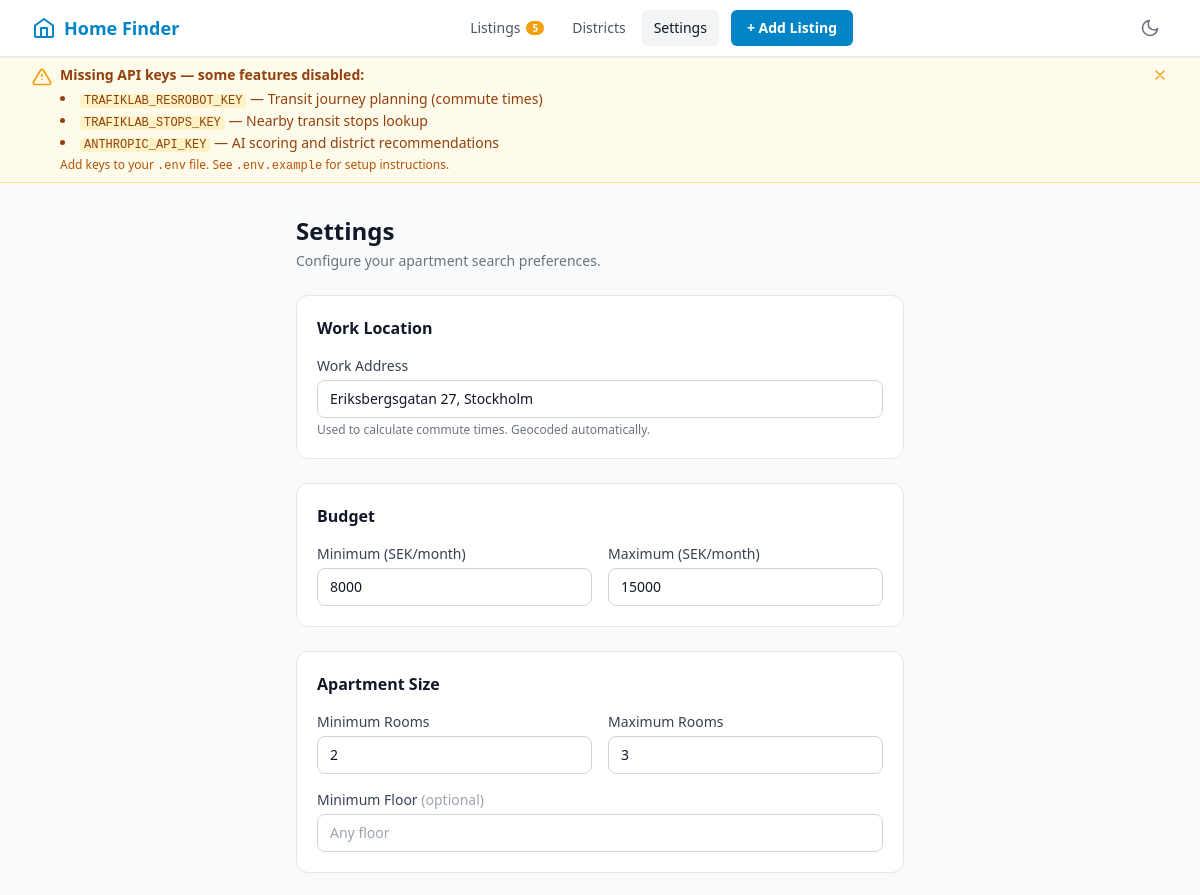
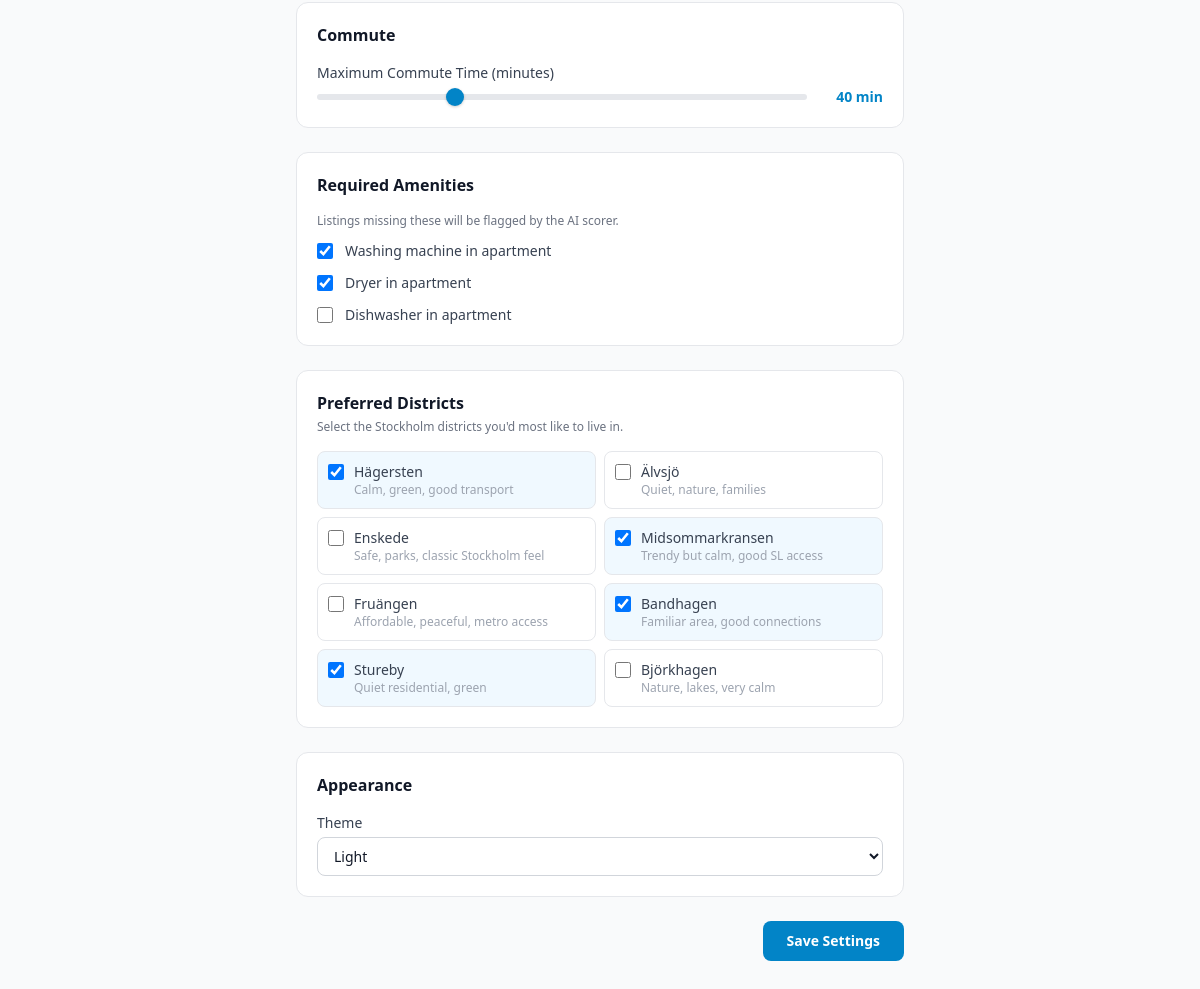
/settings/, run on the app's committed database (2 pictures, top to bottom).
### database/models.py (models this page shows, shortened)
class UserSettings(db.Model):
    __tablename__ = "user_settings"
    id = db.Column(db.Integer, primary_key=True)
    work_address = db.Column(db.String(500), nullable=True)
    work_lat = db.Column(db.Float, nullable=True)
    work_lng = db.Column(db.Float, nullable=True)
    budget_min = db.Column(db.Integer, default=5000)
    budget_max = db.Column(db.Integer, default=25000)
    min_rooms = db.Column(db.Integer, default=1)
    max_rooms = db.Column(db.Integer, default=3)
    floor_min = db.Column(db.Integer, nullable=True)
    must_have_washing_machine = db.Column(db.Boolean, default=False)
    must_have_dryer = db.Column(db.Boolean, default=False)
    must_have_dishwasher = db.Column(db.Boolean, default=False)
    preferred_districts = db.Column(db.JSON, default=list)
    max_commute_minutes = db.Column(db.Integer, default=45)
    theme = db.Column(db.String(10), default="light")

### routes/settings.py (the view)
@settings_bp.route("/", methods=["GET"])
def settings_page():
    settings = get_or_create_settings()
    return render_template("settings.html", settings=settings)

### templates/settings.html (shortened to what this page needs)
{% extends "base.html" %}
{% block content %}
<div class="max-w-2xl mx-auto px-4 sm:px-6 lg:px-8 py-8">
  <div class="mb-6">
    <h1 class="text-2xl font-bold text-gray-900 dark:text-white">Settings</h1>
    <p class="mt-1 text-sm text-gray-500 dark:text-gray-400">Configure your apartment search preferences.</p>
  </div>
  <form method="POST" action="{{ url_for('settings.save_settings') }}" class="space-y-6">
    <div class="bg-white dark:bg-gray-800 rounded-xl border border-gray-200 dark:border-gray-700 p-5">
      <h2 class="text-base font-semibold text-gray-900 dark:text-white mb-4">Work Location</h2>
      <div>
        <label for="work_address" class="block text-sm font-medium text-gray-700 dark:text-gray-300 mb-1">
          Work Address
        </label>
        <input type="text" id="work_address" name="work_address" value="{{ settings.work_address or '' }}"
          placeholder="e.g. Drottninggatan 1, Stockholm"
          class="w-full px-3 py-2 rounded-lg border border-gray-300 dark:border-gray-600 bg-white dark:bg-gray-700 text-gray-900 dark:text-white placeholder-gray-400 dark:placeholder-gray-500 focus:outline-none focus:ring-2 focus:ring-brand-500 focus:border-transparent text-sm transition-colors" />
        <p class="mt-1 text-xs text-gray-500 dark:text-gray-400">
          Used to calculate commute times. Geocoded automatically.
        </p>
      </div>
    </div>
    <div class="bg-white dark:bg-gray-800 rounded-xl border border-gray-200 dark:border-gray-700 p-5">
      <h2 class="text-base font-semibold text-gray-900 dark:text-white mb-4">Budget</h2>
      <div class="grid grid-cols-2 gap-4">
        <div>
          <label for="budget_min" class="block text-sm font-medium text-gray-700 dark:text-gray-300 mb-1">
            Minimum (SEK/month)
          </label>
          <input type="number" id="budget_min" name="budget_min" value="{{ settings.budget_min }}" min="0" step="500"
            class="w-full px-3 py-2 rounded-lg border border-gray-300 dark:border-gray-600 bg-white dark:bg-gray-700 text-gray-900 dark:text-white focus:outline-none focus:ring-2 focus:ring-brand-500 focus:border-transparent text-sm transition-colors" />
        </div>
        <div>
          <label for="budget_max" class="block text-sm font-medium text-gray-700 dark:text-gray-300 mb-1">
            Maximum (SEK/month)
          </label>
          <input type="number" id="budget_max" name="budget_max" value="{{ settings.budget_max }}" min="0" step="500"
            class="w-full px-3 py-2 rounded-lg border border-gray-300 dark:border-gray-600 bg-white dark:bg-gray-700 text-gray-900 dark:text-white focus:outline-none focus:ring-2 focus:ring-brand-500 focus:border-transparent text-sm transition-colors" />
        </div>
      </div>
    </div>
    <div class="bg-white dark:bg-gray-800 rounded-xl border border-gray-200 dark:border-gray-700 p-5">
      <h2 class="text-base font-semibold text-gray-900 dark:text-white mb-4">Apartment Size</h2>
      <div class="grid grid-cols-2 gap-4">
        <div>
          <label for="min_rooms" class="block text-sm font-medium text-gray-700 dark:text-gray-300 mb-1">
            Minimum Rooms
          </label>
          <input type="number" id="min_rooms" name="min_rooms" value="{{ settings.min_rooms }}" min="1" max="10"
            class="w-full px-3 py-2 rounded-lg border border-gray-300 dark:border-gray-600 bg-white dark:bg-gray-700 text-gray-900 dark:text-white focus:outline-none focus:ring-2 focus:ring-brand-500 focus:border-transparent text-sm transition-colors" />
        </div>
        <div>
          <label for="max_rooms" class="block text-sm font-medium text-gray-700 dark:text-gray-300 mb-1">
            Maximum Rooms
          </label>
          <input type="number" id="max_rooms" name="max_rooms" value="{{ settings.max_rooms }}" min="1" max="10"
            class="w-full px-3 py-2 rounded-lg border border-gray-300 dark:border-gray-600 bg-white dark:bg-gray-700 text-gray-900 dark:text-white focus:outline-none focus:ring-2 focus:ring-brand-500 focus:border-transparent text-sm transition-colors" />
        </div>
      </div>
      <div class="mt-4">
        <label for="floor_min" class="block text-sm font-medium text-gray-700 dark:text-gray-300 mb-1">
          Minimum Floor <span class="text-gray-400 dark:text-gray-500 font-normal">(optional)</span>
        </label>
        <input type="number" id="floor_min" name="floor_min" value="{{ settings.floor_min or '' }}" min="0"
          placeholder="Any floor"
          class="w-full px-3 py-2 rounded-lg border border-gray-300 dark:border-gray-600 bg-white dark:bg-gray-700 text-gray-900 dark:text-white placeholder-gray-400 dark:placeholder-gray-500 focus:outline-none focus:ring-2 focus:ring-brand-500 focus:border-transparent text-sm transition-colors" />
      </div>
    </div>
    <div class="bg-white dark:bg-gray-800 rounded-xl border border-gray-200 dark:border-gray-700 p-5">
      <h2 class="text-base font-semibold text-gray-900 dark:text-white mb-4">Commute</h2>
      <div>
        <label for="max_commute_minutes" class="block text-sm font-medium text-gray-700 dark:text-gray-300 mb-1">
          Maximum Commute Time (minutes)
        </label>
        <div class="flex items-center gap-3">
          <input type="range" id="max_commute_range" min="10" max="120" step="5"
            value="{{ settings.max_commute_minutes }}"
            oninput="document.getElementById('max_commute_minutes').value = this.value; document.getElementById('commute-display').textContent = this.value + ' min'"
            class="flex-1 h-2 appearance-none bg-gray-200 dark:bg-gray-600 rounded-full cursor-pointer accent-brand-600" />
          <span id="commute-display" class="text-sm font-semibold text-brand-600 dark:text-brand-400 w-16 text-right">
            {{ settings.max_commute_minutes }} min
          </span>
        </div>
      </div>
    </div>
    <div class="bg-white dark:bg-gray-800 rounded-xl border border-gray-200 dark:border-gray-700 p-5">
      <h2 class="text-base font-semibold text-gray-900 dark:text-white mb-4">Required Amenities</h2>
      <p class="text-xs text-gray-500 dark:text-gray-400 mb-3">Listings missing these will be flagged by the AI scorer.
      </p>
      <div class="space-y-3">
        <label class="flex items-center gap-3 cursor-pointer">
          <input type="checkbox" name="must_have_washing_machine" {% if settings.must_have_washing_machine %}checked{%
            endif %}
            class="w-4 h-4 text-brand-600 border-gray-300 dark:border-gray-600 rounded focus:ring-brand-500 bg-white dark:bg-gray-700" />
          <span class="text-sm text-gray-700 dark:text-gray-300">Washing machine in apartment</span>
        </label>
        <label class="flex items-center gap-3 cursor-pointer">
          <input type="checkbox" name="must_have_dryer" {% if settings.must_have_dryer %}checked{% endif %}
            class="w-4 h-4 text-brand-600 border-gray-300 dark:border-gray-600 rounded focus:ring-brand-500 bg-white dark:bg-gray-700" />
          <span class="text-sm text-gray-700 dark:text-gray-300">Dryer in apartment</span>
        </label>
        <label class="flex items-center gap-3 cursor-pointer">
          <input type="checkbox" name="must_have_dishwasher" {% if settings.must_have_dishwasher %}checked{% endif %}
            class="w-4 h-4 text-brand-600 border-gray-300 dark:border-gray-600 rounded focus:ring-brand-500 bg-white dark:bg-gray-700" />
          <span class="text-sm text-gray-700 dark:text-gray-300">Dishwasher in apartment</span>
        </label>
      </div>
    </div>
    <div class="bg-white dark:bg-gray-800 rounded-xl border border-gray-200 dark:border-gray-700 p-5">
      <h2 class="text-base font-semibold text-gray-900 dark:text-white mb-1">Preferred Districts</h2>
      <p class="text-xs text-gray-500 dark:text-gray-400 mb-4">Select the Stockholm districts you'd most like to live
        in.</p>
      <div class="grid grid-cols-2 gap-2">
        {% set recommended_districts = [
        ("Hägersten", "Calm, green, good transport"),
        ("Älvsjö", "Quiet, nature, families"),
        ("Enskede", "Safe, parks, classic Stockholm feel"),
        ("Midsommarkransen", "Trendy but calm, good SL access"),
        ("Fruängen", "Affordable, peaceful, metro access"),
        ("Bandhagen", "Familiar area, good connections"),
        ("Stureby", "Quiet residential, green"),
        ("Björkhagen", "Nature, lakes, very calm"),
        ] %}
        {% for district, description in recommended_districts %}
        <label
          class="flex items-start gap-2.5 p-2.5 rounded-lg border border-gray-200 dark:border-gray-600 hover:bg-gray-50 dark:hover:bg-gray-700/50 cursor-pointer transition-colors
          {% if district in (settings.preferred_districts or []) %}bg-brand-50 dark:bg-brand-900/20 border-brand-300 dark:border-brand-600{% endif %}">
          <input type="checkbox" name="preferred_districts" value="{{ district }}" {% if district in
            (settings.preferred_districts or []) %}checked{% endif %}
            class="w-4 h-4 mt-0.5 text-brand-600 border-gray-300 dark:border-gray-600 rounded focus:ring-brand-500 bg-white dark:bg-gray-700 flex-shrink-0" />
          <div>
            <div class="text-sm font-medium text-gray-700 dark:text-gray-300">{{ district }}</div>
            <div class="text-xs text-gray-400 dark:text-gray-500">{{ description }}</div>
          </div>
        </label>
        {% endfor %}
      </div>
    </div>
    <div class="bg-white dark:bg-gray-800 rounded-xl border border-gray-200 dark:border-gray-700 p-5">
      <h2 class="text-base font-semibold text-gray-900 dark:text-white mb-4">Appearance</h2>
      <div>
        <label for="theme" class="block text-sm font-medium text-gray-700 dark:text-gray-300 mb-1">Theme</label>
        <select id="theme" name="theme" onchange="applyTheme(this.value)"
          class="w-full px-3 py-2 rounded-lg border border-gray-300 dark:border-gray-600 bg-white dark:bg-gray-700 text-gray-900 dark:text-white focus:outline-none focus:ring-2 focus:ring-brand-500 focus:border-transparent text-sm transition-colors">
          <option value="light" {% if settings.theme=='light' %}selected{% endif %}>Light</option>
        </select>
      </div>
    </div>
    <div class="flex justify-end">
      <button type="submit"
        class="px-6 py-2.5 rounded-lg bg-brand-600 hover:bg-brand-700 text-white font-semibold text-sm transition-colors focus:outline-none focus:ring-2 focus:ring-brand-500 focus:ring-offset-2">
        Save Settings
      </button>
    </div>
  </form>
</div>
{% endblock %}

### data on the page
UserSettings: work_address "Eriksbergsgatan 27, Stockholm", budget_min "8000", budget_max "15000", min_rooms "2", max_rooms "3", max_commute_minutes "40", must_have_washing_machine "☑", must_have_dryer "☑", preferred_districts "☑" "☑" "☑" "☑", theme "Light"

### other printed values
{{ unscored_count }} "5"
{{ key.key }} "TRAFIKLAB_RESROBOT_KEY" "TRAFIKLAB_STOPS_KEY" "ANTHROPIC_API_KEY"
{{ key.feature }} "Transit journey planning (commute times)" "Nearby transit stops lookup" "AI scoring and district recommendations"
{{ district }} "Hägersten" "Älvsjö" "Enskede" "Midsommarkransen" "Fruängen" "Bandhagen" "Stureby" "Björkhagen"
{{ description }} "Calm, green, good transport" "Quiet, nature, families" "Safe, parks, classic Stockholm feel" "Trendy but calm, good SL access" "Affordable, peaceful, metro access" "Familiar area, good connections" "Quiet residential, green" "Nature, lakes, very calm"
